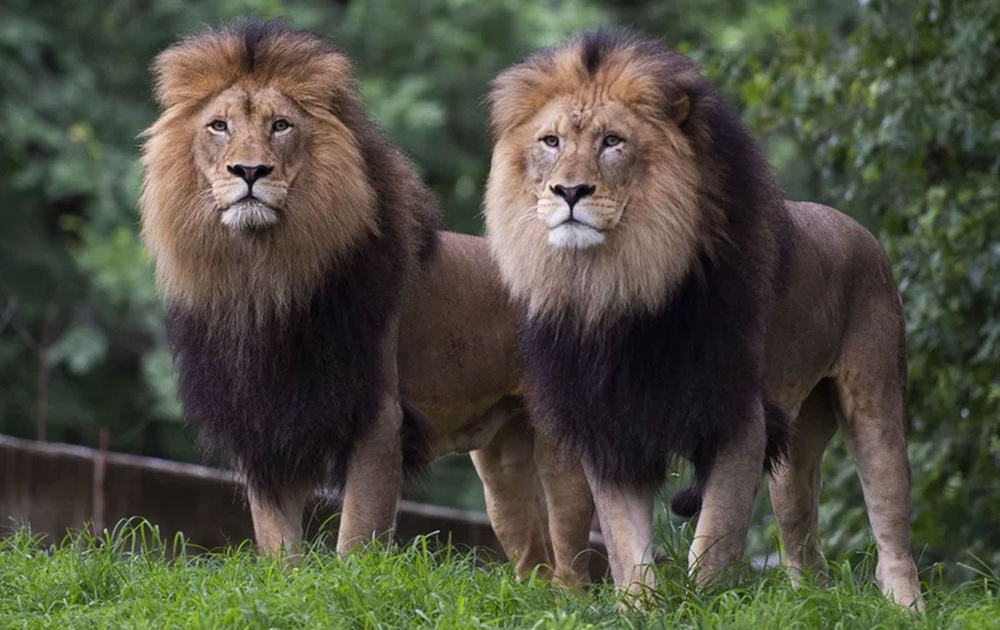
#> input picture Pictures/Aslan.jpg, 1000 x 630 px, shrunk from 1500 x 945 before the run
$ python main.py   (older library calls are emulated)
#> lines starting #> are read from the running program, lines starting #| are printed output that depends on the picture
import cv2
import numpy as np
from matplotlib import pyplot as plt
from scipy import ndimage

# Converting to gray
img_original = cv2.imread('Pictures/Aslan.jpg',)
#> img_original is the input picture: shape (630, 1000, 3); mean B, G, R 63.8, 77.9, 78.2
gray_scale = cv2.cvtColor(img_original, cv2.COLOR_BGR2GRAY)
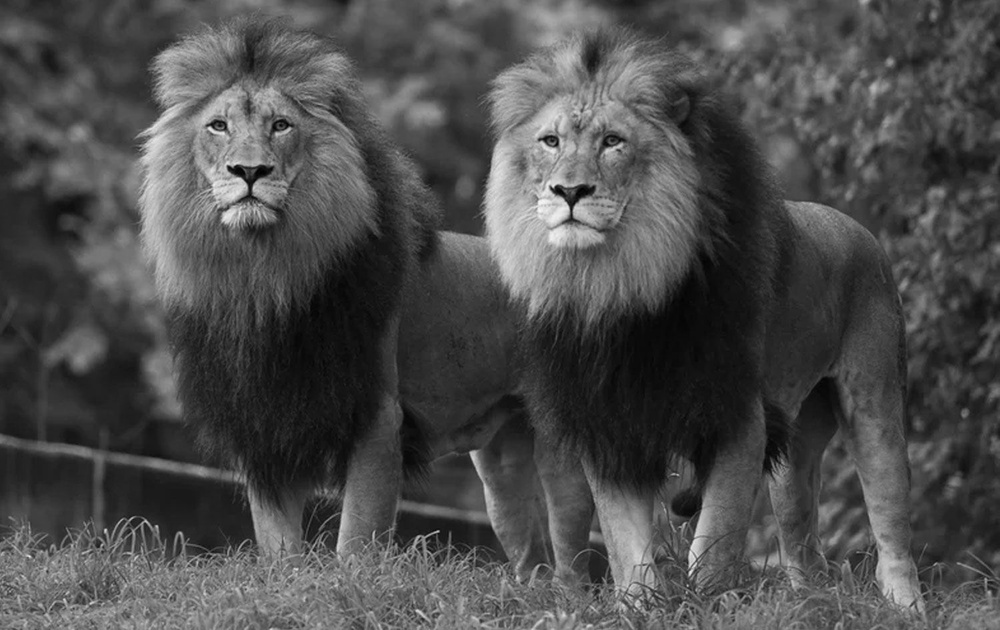
#> gray_scale: shape (630, 1000); min 0, max 246, mean 76.4


plt.subplot(2,1,1),plt.imshow(img_original)
plt.title('Original'), plt.xticks([]), plt.yticks([])
plt.subplot(2,1,2),plt.imshow(gray_scale)
plt.title('Gray'), plt.xticks([]), plt.yticks([])
plt.show()
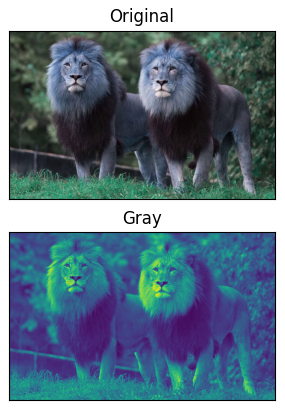
#> figure drawn by matplotlib, 2 panels; B, G, R data is drawn as R, G, B


#
# ##########
#
#
# # Logarithmic transformation
#
# img = cv2.imread('Pictures/Manzara.jpg')
#
# # Apply log transformation method
# c = 255 / np.log(1 + np.max(img))
# log_image = c * (np.log(img + 1))
# log_image = np.array(log_image, dtype=np.uint8)
#
#
# plt.subplot(2,1,1),plt.imshow(img)
# plt.title('Original'), plt.xticks([]), plt.yticks([])
# plt.subplot(2,1,2),plt.imshow(log_image)
# plt.title('Log Image'), plt.xticks([]), plt.yticks([])
# plt.show()
#
#
#
# #######
#
# # Prewitt Algorithm
# img = cv2.imread('Pictures/Aslan.jpg')
# gray = cv2.cvtColor(img, cv2.COLOR_BGR2GRAY)
# img_gaussian = cv2.GaussianBlur(gray,(3,3),0)
#
#
# kernelx = np.array([[1,1,1],[0,0,0],[-1,-1,-1]])
# kernely = np.array([[-1,0,1],[-1,0,1],[-1,0,1]])
# img_prewittx = cv2.filter2D(img_gaussian, -1, kernelx)
# img_prewitty = cv2.filter2D(img_gaussian, -1, kernely)
#
#
#
# plt.subplot(2,2,1),plt.imshow(img)
# plt.title('Original'), plt.xticks([]), plt.yticks([])
# plt.subplot(2,2,2),plt.imshow(img_prewittx + img_prewitty)
# plt.title('Prewitt'), plt.xticks([]), plt.yticks([])
# plt.subplot(2,2,3),plt.imshow(img_prewittx)
# plt.title('Prewitt X'), plt.xticks([]), plt.yticks([])
# plt.subplot(2,2,4),plt.imshow(img_prewitty)
# plt.title('Prewitt Y'), plt.xticks([]), plt.yticks([])
# plt.show()
#
#
#
# #######
#
# #Sobel
# img_original = cv2.imread('Pictures/Tablo.jpg',)
# gray_scale = cv2.cvtColor(img_original, cv2.COLOR_BGR2GRAY)
#
# img = cv2.GaussianBlur(gray_scale,(3,3),0)
#
# sobelx = cv2.Sobel(img,cv2.CV_64F,1,0,ksize=5)  # x
# sobely = cv2.Sobel(img,cv2.CV_64F,0,1,ksize=5)  # y
#
# plt.subplot(2,2,1),plt.imshow(img,cmap = 'gray')
# plt.title('Original'), plt.xticks([]), plt.yticks([])
# plt.subplot(2,2,2),plt.imshow(sobelx,cmap = 'gray')
# plt.title('Sobel X'), plt.xticks([]), plt.yticks([])
# plt.subplot(2,2,3),plt.imshow(sobely,cmap = 'gray')
# plt.title('Sobel Y'), plt.xticks([]), plt.yticks([])
# plt.show()
#
# ######
#
#
# #Making image negative
#
# img = cv2.imread('Pictures/Tablo.jpg')
#
# img_neg = cv2.bitwise_not(img)
#
# plt.subplot(2,1,1),plt.imshow(img)
# plt.title('Original'), plt.xticks([]), plt.yticks([])
# plt.subplot(2,1,2),plt.imshow(img_neg)
# plt.title('Negative'), plt.xticks([]), plt.yticks([])
# plt.show()
#
#
#
# #######
#
#
#
# # Robert Cross Algorithm
# roberts_cross_v = np.array( [[1, 0 ],
# 							[0,-1 ]] )
#
# roberts_cross_h = np.array( [[ 0, 1 ],
# 							[ -1, 0 ]] )
#
# img = cv2.imread('Pictures/Manzara.jpg', 0).astype('float64')
# img/=255.0
# vertical = ndimage.convolve( img, roberts_cross_v )
# horizontal = ndimage.convolve( img, roberts_cross_h )
#
# edged_img = np.sqrt( np.square(horizontal) + np.square(vertical))
# edged_img*=255
#
# plt.subplot(2,1,1),plt.imshow(img)
# plt.title('Original'), plt.xticks([]), plt.yticks([])
# plt.subplot(2,1,2),plt.imshow(edged_img)
# plt.title('Prewitt'), plt.xticks([]), plt.yticks([])
# plt.show()

$ run again, with Pictures/Manzara.jpg copied over Pictures/Aslan.jpg
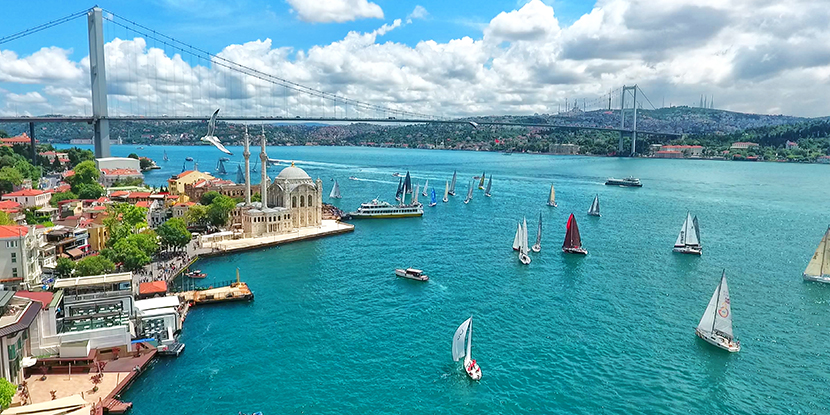
#> input picture Pictures/Manzara.jpg, 830 x 415 px
#> img_original is the input picture: shape (415, 830, 3); mean B, G, R 170.4, 160.4, 102.3
#> `gray_scale = cv2.cvtColor(img_original, cv2.COLOR_BGR2GRAY)`:
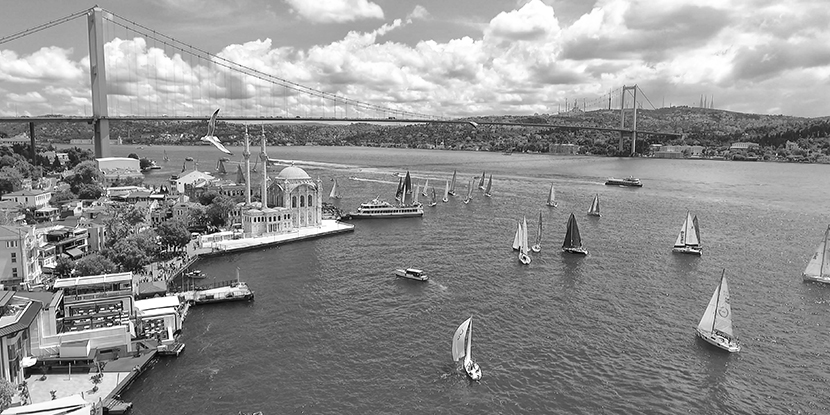
#> gray_scale: shape (415, 830); min 0, max 255, mean 144.2
#> `plt.show()`:
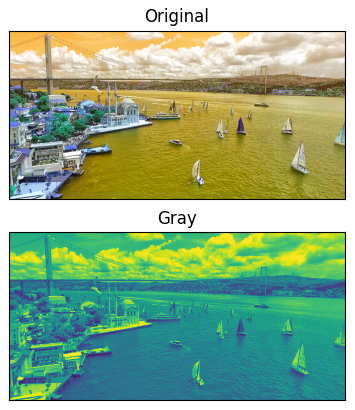
#> figure drawn by matplotlib, 2 panels; B, G, R data is drawn as R, G, B
